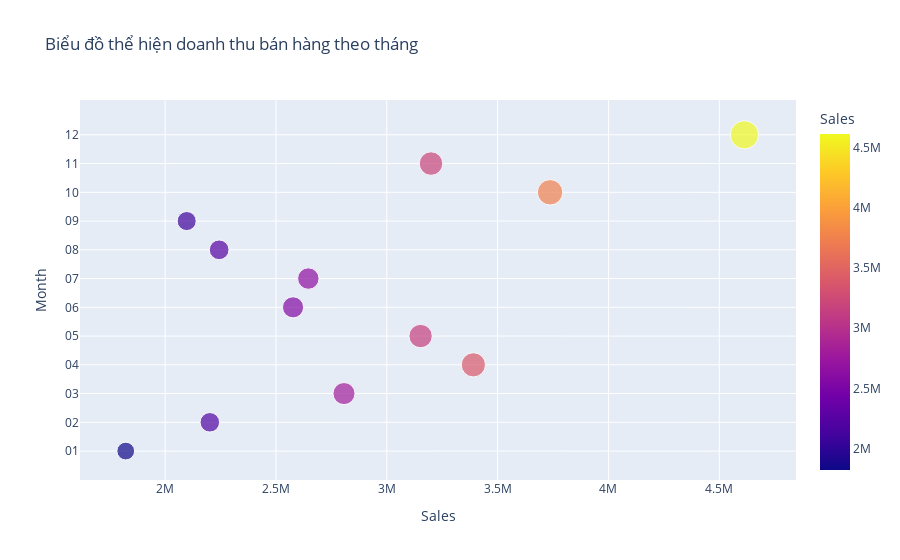

Source (notebook cell):
### Markdown cell above
# Scatter plot

### Code cell
fig = px.scatter(df_sales_by_month , title='Biểu đồ thể hiện doanh thu bán hàng theo tháng' , x='Sales' , y='Month' , color='Sales' , size='Sales')
fig.show()

### Figure 1 — Plotly figure (JSON) as saved in the notebook; plotly's stock layout.template omitted (floating-point values rounded to 4 significant figures)
{"data": [{"hovertemplate": "Sales=%{marker.color}<br>Month=%{y}<extra></extra>", "legendgroup": "", "marker": {"color": [1822000.0, 2202000.0, 2807000.0, 3391000.0, 3153000.0, 2577000.0, 2646000.0, 2244000.0, 2097260, 3736715, 3200000.0, 4613000.0], "coloraxis": "coloraxis", "size": [1822000.0, 2202000.0, 2807000.0, 3391000.0, 3153000.0, 2577000.0, 2646000.0, 2244000.0, 2097260, 3736715, 3200000.0, 4613000.0], "sizemode": "area", "sizeref": 11530.0, "symbol": "circle"}, "mode": "markers", "name": "", "orientation": "h", "showlegend": false, "type": "scatter", "x": [1822000.0, 2202000.0, 2807000.0, 3391000.0, 3153000.0, 2577000.0, 2646000.0, 2244000.0, 2097260, 3736715, 3200000.0, 4613000.0], "xaxis": "x", "y": ["01", "02", "03", "04", "05", "06", "07", "08", "09", "10", "11", "12"], "yaxis": "y"}], "layout": {"coloraxis": {"colorbar": {"title": {"text": "Sales"}}, "colorscale": [[0, "#0d0887"], [0.1111, "#46039f"], [0.2222, "#7201a8"], [0.3333, "#9c179e"], [0.4444, "#bd3786"], [0.5556, "#d8576b"], [0.6667, "#ed7953"], [0.7778, "#fb9f3a"], [0.8889, "#fdca26"], [1, "#f0f921"]]}, "legend": {"itemsizing": "constant", "tracegroupgap": 0}, "title": {"text": "Biểu đồ thể hiện doanh thu bán hàng theo tháng"}, "xaxis": {"anchor": "y", "domain": [0, 1], "title": {"text": "Sales"}}, "yaxis": {"anchor": "x", "domain": [0, 1], "title": {"text": "Month"}}}}
